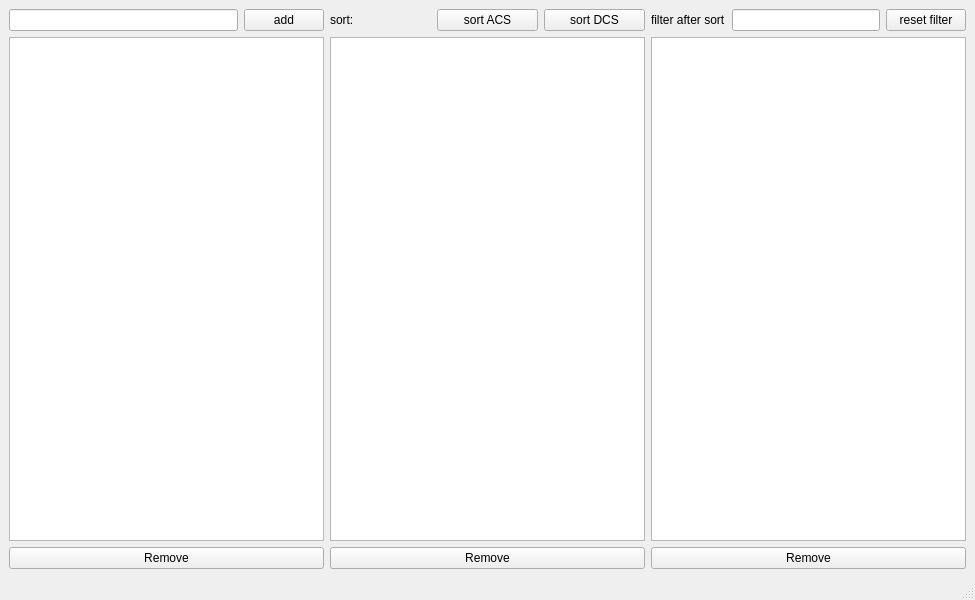
<?xml version="1.0" encoding="UTF-8"?>
<ui version="4.0">
 <class>MainWindow</class>
 <widget class="QMainWindow" name="MainWindow">
  <property name="geometry">
   <rect>
    <x>0</x>
    <y>0</y>
    <width>800</width>
    <height>600</height>
   </rect>
  </property>
  <property name="sizePolicy">
   <sizepolicy hsizetype="Expanding" vsizetype="Preferred">
    <horstretch>0</horstretch>
    <verstretch>0</verstretch>
   </sizepolicy>
  </property>
  <property name="windowTitle">
   <string>MainWindow</string>
  </property>
  <widget class="QWidget" name="centralwidget">
   <property name="sizePolicy">
    <sizepolicy hsizetype="Expanding" vsizetype="Expanding">
     <horstretch>0</horstretch>
     <verstretch>0</verstretch>
    </sizepolicy>
   </property>
   <layout class="QGridLayout" name="gridLayout">
    <item row="0" column="0">
     <layout class="QHBoxLayout" name="horizontalLayout">
      <property name="sizeConstraint">
       <enum>QLayout::SetMaximumSize</enum>
      </property>
      <item>
       <layout class="QVBoxLayout" name="verticalLayout_3" stretch="0,0,0">
        <item>
         <layout class="QHBoxLayout" name="horizontalLayout_2">
          <item>
           <widget class="QLineEdit" name="dataLineEdit"/>
          </item>
          <item>
           <widget class="QPushButton" name="addButton">
            <property name="text">
             <string>add</string>
            </property>
           </widget>
          </item>
         </layout>
        </item>
        <item>
         <widget class="QListView" name="listView">
          <property name="minimumSize">
           <size>
            <width>315</width>
            <height>0</height>
           </size>
          </property>
         </widget>
        </item>
        <item>
         <widget class="QPushButton" name="buttonRemoveOrigin">
          <property name="text">
           <string>Remove</string>
          </property>
         </widget>
        </item>
       </layout>
      </item>
      <item>
       <layout class="QVBoxLayout" name="verticalLayout_2">
        <item>
         <layout class="QHBoxLayout" name="horizontalLayout_3">
          <item>
           <widget class="QLabel" name="label">
            <property name="text">
             <string>sort: </string>
            </property>
           </widget>
          </item>
          <item>
           <widget class="QPushButton" name="sortAcsButton">
            <property name="text">
             <string>sort ACS</string>
            </property>
           </widget>
          </item>
          <item>
           <widget class="QPushButton" name="sortDcsButton">
            <property name="text">
             <string>sort DCS</string>
            </property>
           </widget>
          </item>
         </layout>
        </item>
        <item>
         <widget class="QListView" name="listViewSorted">
          <property name="minimumSize">
           <size>
            <width>315</width>
            <height>0</height>
           </size>
          </property>
         </widget>
        </item>
        <item>
         <widget class="QPushButton" name="buttonRemoveSorted">
          <property name="text">
           <string>Remove</string>
          </property>
         </widget>
        </item>
       </layout>
      </item>
      <item>
       <layout class="QVBoxLayout" name="verticalLayout">
        <item>
         <layout class="QHBoxLayout" name="horizontalLayout_4">
          <item>
           <widget class="QLabel" name="label_2">
            <property name="text">
             <string>filter after sort</string>
            </property>
           </widget>
          </item>
          <item>
           <widget class="QLineEdit" name="filterLineEdit"/>
          </item>
          <item>
           <widget class="QPushButton" name="resetButton">
            <property name="text">
             <string>reset filter</string>
            </property>
           </widget>
          </item>
         </layout>
        </item>
        <item>
         <widget class="QListView" name="listViewFiltered">
          <property name="minimumSize">
           <size>
            <width>315</width>
            <height>0</height>
           </size>
          </property>
          <property name="resizeMode">
           <enum>QListView::Adjust</enum>
          </property>
         </widget>
        </item>
        <item>
         <widget class="QPushButton" name="buttonRemoveFiltered">
          <property name="text">
           <string>Remove</string>
          </property>
         </widget>
        </item>
       </layout>
      </item>
     </layout>
    </item>
   </layout>
  </widget>
  <widget class="QMenuBar" name="menubar">
   <property name="enabled">
    <bool>false</bool>
   </property>
   <property name="geometry">
    <rect>
     <x>0</x>
     <y>0</y>
     <width>800</width>
     <height>26</height>
    </rect>
   </property>
  </widget>
  <widget class="QStatusBar" name="statusbar">
   <property name="enabled">
    <bool>false</bool>
   </property>
  </widget>
 </widget>
 <resources/>
 <connections/>
</ui>
